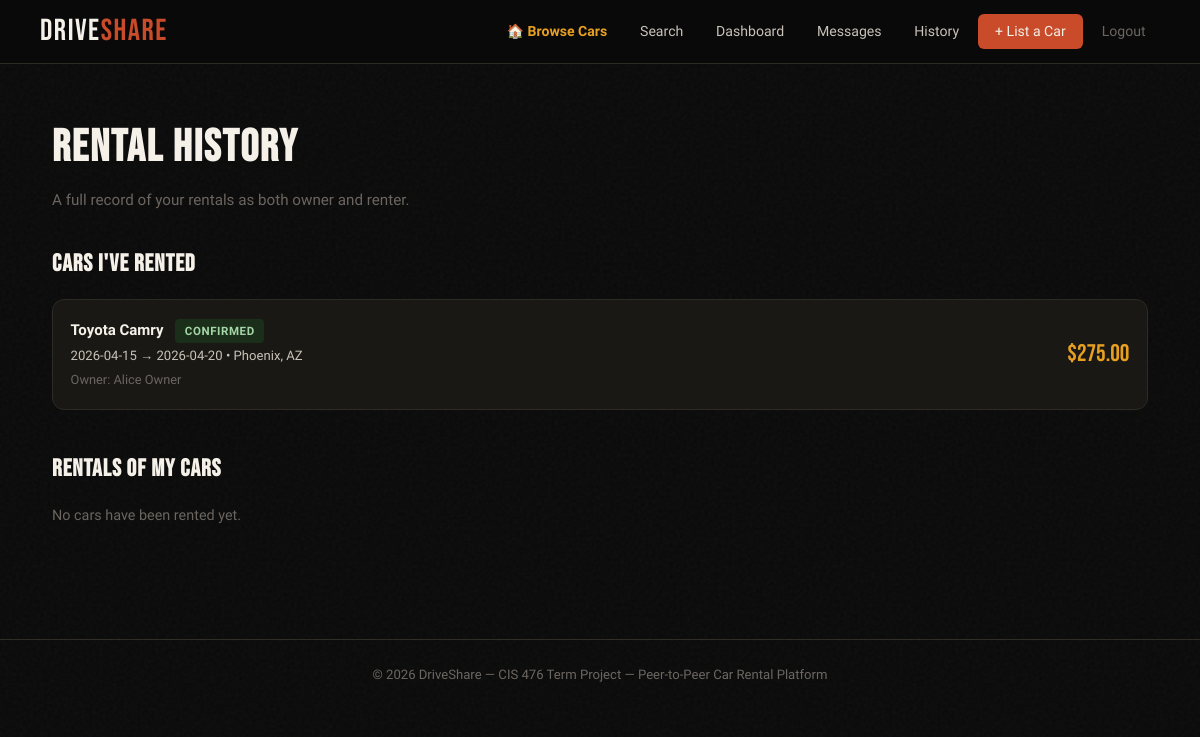
The app's page /history (signed in) with its own data.
### tables this page shows
CREATE TABLE bookings (
            id          INTEGER PRIMARY KEY AUTOINCREMENT,
            car_id      INTEGER NOT NULL REFERENCES cars(id),
            renter_id   INTEGER NOT NULL REFERENCES users(id),
            start_date  DATE    NOT NULL,
            end_date    DATE    NOT NULL,
            total_price REAL    NOT NULL,
            status      TEXT    DEFAULT 'pending',  -- pending/approved/confirmed/cancelled
            created_at  DATETIME DEFAULT CURRENT_TIMESTAMP
        );

CREATE TABLE cars (
            id            INTEGER PRIMARY KEY AUTOINCREMENT,
            owner_id      INTEGER NOT NULL REFERENCES users(id),
            make          TEXT    NOT NULL,   -- e.g. Toyota
            model         TEXT    NOT NULL,   -- e.g. Camry
            year          INTEGER NOT NULL,
            mileage       INTEGER DEFAULT 0,
            location      TEXT    NOT NULL,
            price_per_day REAL    NOT NULL,
            description   TEXT    DEFAULT '',
            image_url     TEXT    DEFAULT '',
            avail_start   DATE,               -- availability window start
            avail_end     DATE,               -- availability window end
            is_available  INTEGER DEFAULT 1,  -- 1=available, 0=unlisted
            created_at    DATETIME DEFAULT CURRENT_TIMESTAMP
        );

CREATE TABLE users (
            id               INTEGER PRIMARY KEY AUTOINCREMENT,
            name             TEXT    NOT NULL,
            email            TEXT    UNIQUE NOT NULL,
            password         TEXT    NOT NULL,          -- SHA-256 hash
            security_q1      TEXT    NOT NULL,          -- question text
            security_answer1 TEXT    NOT NULL,          -- SHA-256 hash
            security_q2      TEXT    NOT NULL,
            security_answer2 TEXT    NOT NULL,
            security_q3      TEXT    NOT NULL,
            security_answer3 TEXT    NOT NULL,
            balance          REAL    DEFAULT 500.00,    -- demo wallet balance
            created_at       DATETIME DEFAULT CURRENT_TIMESTAMP
        );

### app.py (the view)
@app.route('/history')
@login_required
def rental_history():
    user = UserSession.get_instance().get_current_user()
    db   = get_db()
    as_renter = db.execute(
        """SELECT b.*, c.make, c.model, c.location, c.image_url,
                  u.name as owner_name
           FROM bookings b
           JOIN cars c ON b.car_id=c.id
           JOIN users u ON c.owner_id=u.id
           WHERE b.renter_id=? ORDER BY b.created_at DESC""",
        (user['id'],)
    ).fetchall()
    as_owner = db.execute(
        """SELECT b.*, c.make, c.model, u.name as renter_name
           FROM bookings b
           JOIN cars c ON b.car_id=c.id
           JOIN users u ON b.renter_id=u.id
           WHERE c.owner_id=? ORDER BY b.created_at DESC""",
        (user['id'],)
    ).fetchall()
    return render_template('history.html',
                           as_renter=as_renter, as_owner=as_owner, user=user)

### app.py (called while the page is built)
def login_required(f):
    from functools import wraps
    @wraps(f)
    def decorated(*args, **kwargs):
        if not UserSession.get_instance().is_logged_in():
            flash('Please log in to continue.', 'warning')
            return redirect(url_for('login'))
        return f(*args, **kwargs)
    return decorated

    @classmethod
    def get_instance(cls):
        if cls._instance is None:
            cls._instance = cls()
        return cls._instance

    def get_current_user(self):
        if 'user_id' in session:
            return {'id': session['user_id'],
                    'email': session['user_email'],
                    'name': session['user_name']}
        return None

    def is_logged_in(self):
        return 'user_id' in session

### database.py (called while the page is built)
def get_db():
    if 'db' not in g:
        g.db = sqlite3.connect(DATABASE)
        g.db.row_factory = sqlite3.Row   # rows behave like dicts (row['col'])
        g.db.execute("PRAGMA foreign_keys = ON")   # enforce FK constraints
    return g.db

### templates/history.html (shortened to what this page needs)
{% extends "base.html" %}
{% block content %}
<div class="container page-pad">
  <h1 class="page-title">Rental History</h1>
  <p class="page-subtitle">A full record of your rentals as both owner and renter.</p>
  <h2 class="section-label" style="margin-bottom:1rem;">Cars I've Rented</h2>
  {% if as_renter %}
  <div style="display:flex; flex-direction:column; gap:0.75rem; margin-bottom:2.5rem;">
    {% for b in as_renter %}
    <div class="card">
      <div class="card-body" style="display:flex; justify-content:space-between; align-items:center; flex-wrap:wrap; gap:0.5rem;">
        <div>
          <strong style="color:var(--white);">{{ b.make }} {{ b.model }}</strong>
          <span class="badge badge-{{ b.status }}" style="margin-left:0.5rem;">{{ b.status }}</span><br>
          <span style="font-size:0.82rem; color:var(--gray-lt);">{{ b.start_date }} → {{ b.end_date }} &bull; {{ b.location }}</span><br>
          <span style="font-size:0.8rem; color:var(--gray);">Owner: {{ b.owner_name }}</span>
        </div>
        <div style="font-family:'Bebas Neue',sans-serif; font-size:1.5rem; color:var(--amber);">${{ "%.2f"|format(b.total_price) }}</div>
      </div>
    </div>
    {% endfor %}
  </div>
  {% else %}
  <p style="color:var(--gray); font-size:0.9rem; margin-bottom:2rem;">No rental history yet.</p>
  {% endif %}
  <h2 class="section-label" style="margin-bottom:1rem;">Rentals of My Cars</h2>
  {% if as_owner %}
  <div style="display:flex; flex-direction:column; gap:0.75rem;">
    {% for b in as_owner %}
    <div class="card">
      <div class="card-body" style="display:flex; justify-content:space-between; align-items:center; flex-wrap:wrap; gap:0.5rem;">
        <div>
          <strong style="color:var(--white);">{{ b.make }} {{ b.model }}</strong>
          <span class="badge badge-{{ b.status }}" style="margin-left:0.5rem;">{{ b.status }}</span><br>
          <span style="font-size:0.82rem; color:var(--gray-lt);">{{ b.start_date }} → {{ b.end_date }}</span><br>
          <span style="font-size:0.8rem; color:var(--gray);">Renter: {{ b.renter_name }}</span>
        </div>
        <div style="font-family:'Bebas Neue',sans-serif; font-size:1.5rem; color:var(--amber);">${{ "%.2f"|format(b.total_price) }}</div>
      </div>
    </div>
    {% endfor %}
  </div>
  {% else %}
  <p style="color:var(--gray); font-size:0.9rem;">No cars have been rented yet.</p>
  {% endif %}
</div>
{% endblock %}

### templates/base.html (style rules this page uses)
:root { --black: #0a0a0a; --white: #f5f0e8; --cream: #ede8dc; --rust: #c94b2a; --rust-dk: #a33820; --amber: #e8a020; --gray: #6b6560; --gray-lt: #c8c2b8; --card-bg: #1a1814; --border: #2e2a24; }
*, *::before, *::after { box-sizing: border-box; margin: 0; padding: 0; }
body { background: var(--black); color: var(--white); font-family: 'Sora', sans-serif; font-size: 15px; line-height: 1.6; min-height: 100vh; }
body::before { content: ''; position: fixed; inset: 0; pointer-events: none; z-index: 0; }
.container { max-width: 1160px; margin: 0 auto; padding: 0 2rem; }
.page-pad { padding: 3rem 2rem; }
.card { background: var(--card-bg); border: 1px solid var(--border); border-radius: 12px; overflow: hidden; }
.card-body { padding: 1.1rem; }
.page-title { font-family: 'Bebas Neue', sans-serif; font-size: 2.8rem; letter-spacing: 0.04em; margin-bottom: 0.3rem; }
.page-subtitle { color: var(--gray); font-size: 0.95rem; margin-bottom: 2rem; }
.badge { display: inline-block; padding: 0.2rem 0.6rem; border-radius: 4px; font-size: 0.72rem; font-weight: 600; letter-spacing: 0.05em; text-transform: uppercase; }
.badge-confirmed { background: #1a2e1a; color: #a5d6a7; }
.section-label { font-family: 'Bebas Neue', sans-serif; font-size: 1.5rem; letter-spacing: 0.04em; margin-bottom: 1rem; }

### records on screen
bookings: make "Toyota", model "Camry", status "CONFIRMED", start_date "2026-04-15", end_date "2026-04-20", location "Phoenix, AZ", owner_name "Alice Owner", total_price "275.00"
